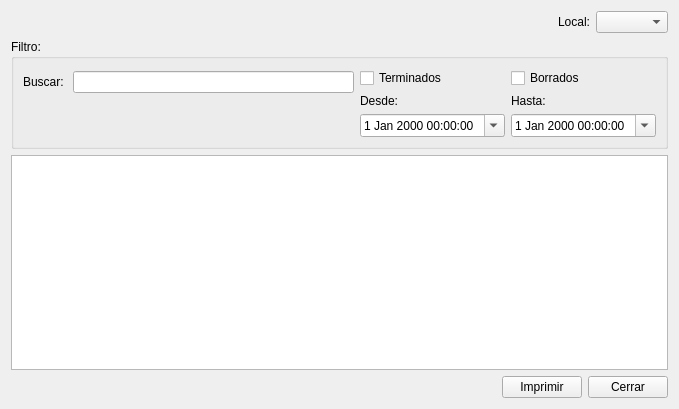
<?xml version="1.0" encoding="UTF-8"?>
<ui version="4.0">
 <class>wWorksBrowser</class>
 <widget class="QWidget" name="wWorksBrowser">
  <property name="geometry">
   <rect>
    <x>0</x>
    <y>0</y>
    <width>679</width>
    <height>409</height>
   </rect>
  </property>
  <property name="windowTitle">
   <string>Form</string>
  </property>
  <layout class="QVBoxLayout" name="verticalLayout_3">
   <item>
    <layout class="QHBoxLayout" name="horizontalLayout_2">
     <item>
      <spacer name="horizontalSpacer_2">
       <property name="orientation">
        <enum>Qt::Horizontal</enum>
       </property>
       <property name="sizeHint" stdset="0">
        <size>
         <width>40</width>
         <height>20</height>
        </size>
       </property>
      </spacer>
     </item>
     <item>
      <widget class="QLabel" name="label">
       <property name="text">
        <string>Local:</string>
       </property>
      </widget>
     </item>
     <item>
      <widget class="QComboBox" name="businessComboBox"/>
     </item>
    </layout>
   </item>
   <item>
    <widget class="QGroupBox" name="groupBox">
     <property name="title">
      <string>Filtro:</string>
     </property>
     <layout class="QHBoxLayout" name="horizontalLayout_3">
      <item>
       <layout class="QGridLayout" name="gridLayout">
        <item row="0" column="0">
         <widget class="QLabel" name="label_2">
          <property name="text">
           <string>Buscar: </string>
          </property>
         </widget>
        </item>
        <item row="0" column="1">
         <widget class="QLineEdit" name="searchLineEdit">
          <property name="sizePolicy">
           <sizepolicy hsizetype="MinimumExpanding" vsizetype="Fixed">
            <horstretch>0</horstretch>
            <verstretch>0</verstretch>
           </sizepolicy>
          </property>
         </widget>
        </item>
        <item row="1" column="1">
         <spacer name="verticalSpacer">
          <property name="orientation">
           <enum>Qt::Vertical</enum>
          </property>
          <property name="sizeType">
           <enum>QSizePolicy::Maximum</enum>
          </property>
          <property name="sizeHint" stdset="0">
           <size>
            <width>20</width>
            <height>40</height>
           </size>
          </property>
         </spacer>
        </item>
       </layout>
      </item>
      <item>
       <layout class="QGridLayout" name="gridLayout_2">
        <item row="0" column="0">
         <widget class="QCheckBox" name="doneCheckBox">
          <property name="text">
           <string>Terminados</string>
          </property>
         </widget>
        </item>
        <item row="0" column="1">
         <widget class="QCheckBox" name="deletedCheckBox">
          <property name="text">
           <string>Borrados</string>
          </property>
         </widget>
        </item>
        <item row="1" column="1">
         <layout class="QVBoxLayout" name="verticalLayout">
          <item>
           <widget class="QLabel" name="label_3">
            <property name="sizePolicy">
             <sizepolicy hsizetype="Preferred" vsizetype="Maximum">
              <horstretch>0</horstretch>
              <verstretch>0</verstretch>
             </sizepolicy>
            </property>
            <property name="text">
             <string>Hasta:</string>
            </property>
           </widget>
          </item>
          <item>
           <widget class="QDateTimeEdit" name="hastaDateEdit">
            <property name="calendarPopup">
             <bool>true</bool>
            </property>
           </widget>
          </item>
         </layout>
        </item>
        <item row="1" column="0">
         <layout class="QVBoxLayout" name="verticalLayout_2">
          <item>
           <widget class="QLabel" name="label_4">
            <property name="sizePolicy">
             <sizepolicy hsizetype="Preferred" vsizetype="Maximum">
              <horstretch>0</horstretch>
              <verstretch>0</verstretch>
             </sizepolicy>
            </property>
            <property name="text">
             <string>Desde:</string>
            </property>
           </widget>
          </item>
          <item>
           <widget class="QDateTimeEdit" name="desdeTimeEdit">
            <property name="calendarPopup">
             <bool>true</bool>
            </property>
           </widget>
          </item>
         </layout>
        </item>
       </layout>
      </item>
     </layout>
    </widget>
   </item>
   <item>
    <widget class="QTableView" name="tableView"/>
   </item>
   <item>
    <layout class="QHBoxLayout" name="horizontalLayout">
     <item>
      <spacer name="horizontalSpacer">
       <property name="orientation">
        <enum>Qt::Horizontal</enum>
       </property>
       <property name="sizeHint" stdset="0">
        <size>
         <width>40</width>
         <height>20</height>
        </size>
       </property>
      </spacer>
     </item>
     <item>
      <widget class="QPushButton" name="printButton">
       <property name="text">
        <string>Imprimir</string>
       </property>
      </widget>
     </item>
     <item>
      <widget class="QPushButton" name="closeButton">
       <property name="text">
        <string>Cerrar</string>
       </property>
      </widget>
     </item>
    </layout>
   </item>
  </layout>
 </widget>
 <resources/>
 <connections/>
</ui>
